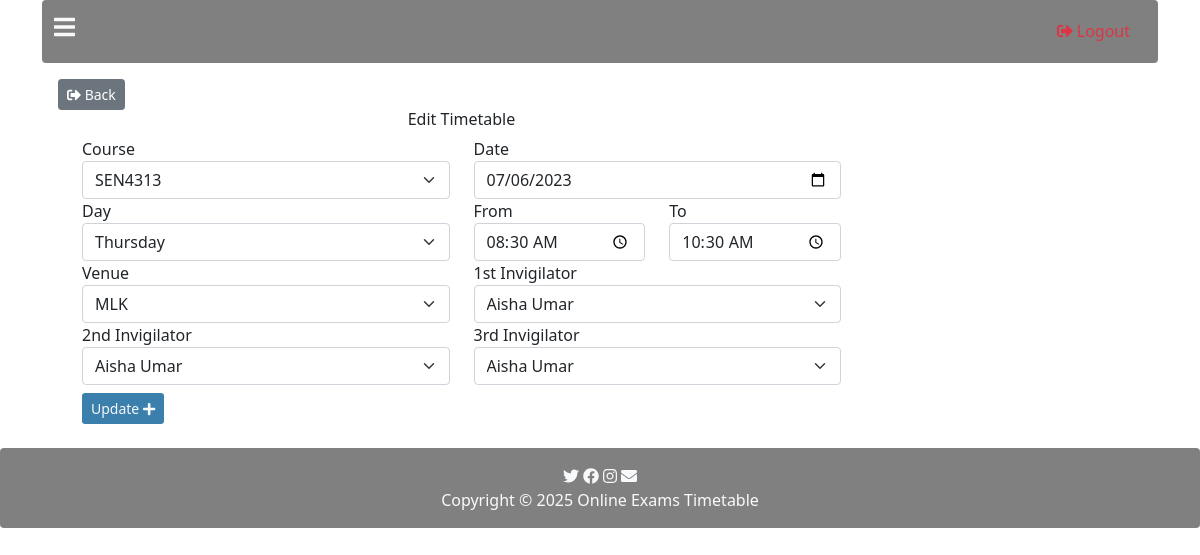
The page /edit-timetable.php?edit_timetable_id=3 (signed in) on the database as committed earlier.
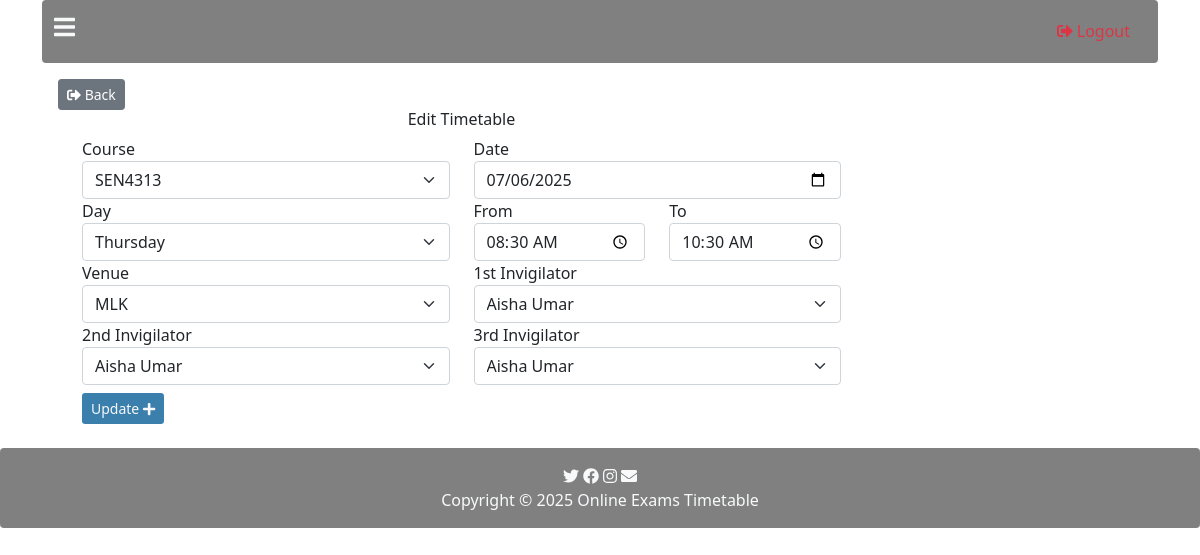
The same page on the database as committed later.
### tables this page shows
CREATE TABLE `timetable` (
  `id` int(10) NOT NULL,
  `course_id` varchar(1000) DEFAULT NULL,
  `date_` date DEFAULT NULL,
  `day_` varchar(255) DEFAULT NULL,
  `venue` varchar(255) DEFAULT NULL,
  `from_` varchar(255) DEFAULT NULL,
  `to_` varchar(255) DEFAULT NULL,
  `invigilator_id_i` varchar(255) DEFAULT NULL,
  `invigilator_id_ii` varchar(255) DEFAULT NULL,
  `invigilator_id_iii` varchar(255) DEFAULT NULL
);

CREATE TABLE `courses` (
  `id` int(10) NOT NULL,
  `name` varchar(1000) DEFAULT NULL
);

### edit-timetable.php (the view, shortened to what the changed rows need)
<?php
 require "inc/header.php"; ?>
 <div class="container">
 <?php
 include 'inc/process.php';
if(isset($_GET["edit_timetable_id"]) && !empty($_GET["edit_timetable_id"])){
    $edit_timetable_id = $_GET["edit_timetable_id"];
    $sql = "SELECT * FROM timetable WHERE id = '$edit_timetable_id'";
    $query = mysqli_query($connection,$sql);
    $result = mysqli_fetch_assoc($query);
}else{
    header("location: timetable.php");
}
 ?>
 <div class="container p-3">
     <div class="row">
         <div class="col-9">
             <div class="container">
                <form action="" method="post" enctype="multipart/form-data">
                 <div class="row">
                        <div class="col-6">
                                <div class="form-group">
                                    <label for="">Course</label>
                                    <select name="course_id" class="form-select" id="">
                                    <?php
                                        $sql = "SELECT * FROM courses ORDER BY id DESC";
                                        $query = mysqli_query($connection, $sql);
                                        while ($result2 = mysqli_fetch_assoc($query)) {
                                        ?>
                                            <option value="<?php echo $result2["id"] ?>" <?php echo $result["course_id"] == $result2["id"] ? "selected" : "" ?>>
                                                <?php echo $result2["name"] ?>
                                            </option>
                                        <?php
                                        }
                                        ?>
                                    </select>
                                </div>
                            </div>
                            <div class="col-6">
                             <div class="form-group">
                                 <label for="">Date</label>
                                  <input type="date" name="date_" class="form-control" id="" required value="<?php echo $result["date_"] ?>">
                             </div>
                         </div>
                     </div>
                     <div class="row">
                        <div class="col-6">
                                <div class="form-group">
                                    <label for="">Day </label>
                                    <select name="day_" class="form-select" id="">
                                        <option value="<?php echo $result["day_"] ?>" selected> <?php echo $result["day_"] ?> </option>
                                    </select>
                                </div>
                            </div>
                            <div class="col-3">
                             <div class="form-group">
                                 <label for="">From</label>
                                  <input type="time" name="from_" class="form-control" id="" required value="<?php echo $result["from_"] ?>">
                             </div>
                         </div>
                            <div class="col-3">
                             <div class="form-group">
                                 <label for="">To</label>
                                  <input type="time" name="to_" class="form-control" id="" required value="<?php echo $result["to_"] ?>">
                             </div>
                         </div>
                     </div>
                     </div>
                  </div>
             </div>
         </div>
     </div>
 <?php
  require "inc/footer.php";  ?>

Rows that differ between the two databases and show on the page:
changed timetable "Thursday": date_ "07/06/2023" → "07/06/2025"
